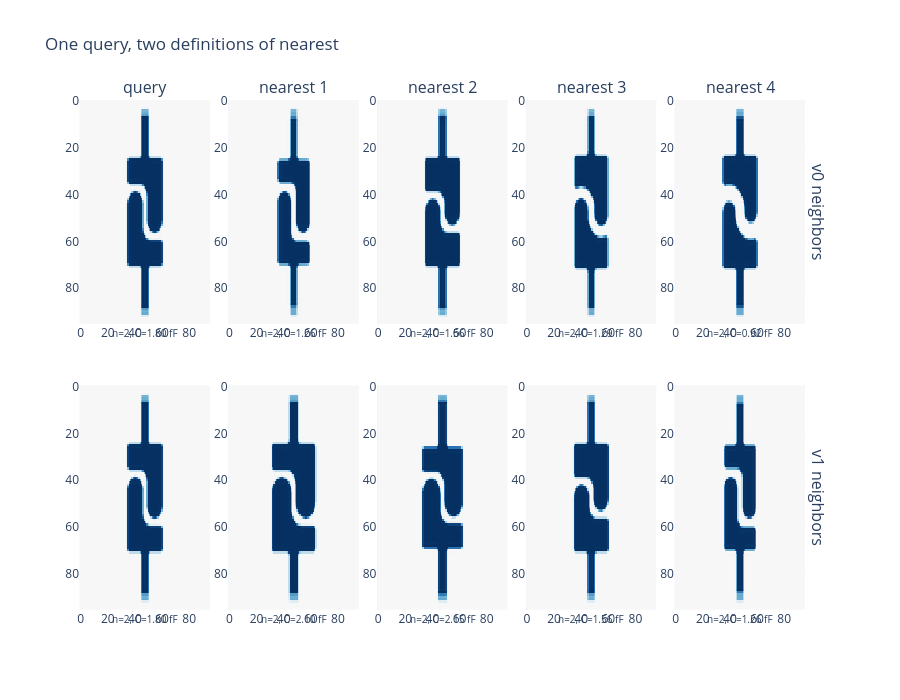

The cell this chart's notebook holds for it:
### Markdown cell above
## 6. Visual nearest-neighbor retrieval

Here one query design is held fixed. Each standard retrieves its four closest
neighbors from the same candidate pool. The displayed images are v0's transparent
bitmaps, used only as a common visualization canvas. Compare topology, finger count,
and capacitance in the hover labels.

### Code cell
query_index = sample_size // 2
query_id = sample.iloc[query_index]["layout_id"]
v0_scores = v0_matrix @ v0_matrix[query_index]
v1_scores = v1_matrix @ v1_matrix[query_index]
v0_scores[query_index] = -np.inf
v1_scores[query_index] = -np.inf
v0_neighbors = np.argsort(v0_scores)[-4:][::-1]
v1_neighbors = np.argsort(v1_scores)[-4:][::-1]

fig = make_subplots(
    rows=2,
    cols=5,
    row_titles=("v0 neighbors", "v1 neighbors"),
    column_titles=("query", "nearest 1", "nearest 2", "nearest 3", "nearest 4"),
    horizontal_spacing=0.025,
    vertical_spacing=0.12,
)
for row_number, neighbors in enumerate((v0_neighbors, v1_neighbors), start=1):
    indices = [query_index, *neighbors]
    for column_number, index in enumerate(indices, start=1):
        bitmap = v0_matrix[index, 11:].reshape(96, 96)
        fig.add_trace(
            go.Heatmap(z=bitmap, colorscale="RdBu", zmid=0, showscale=False, hoverinfo="skip"),
            row=row_number,
            col=column_number,
        )
        item = sample.iloc[index]
        axis_number = (row_number - 1) * 5 + column_number
        xref = "x domain" if axis_number == 1 else f"x{axis_number} domain"
        yref = "y domain" if axis_number == 1 else f"y{axis_number} domain"
        fig.add_annotation(
            x=0.5,
            y=-0.08,
            xref=xref,
            yref=yref,
            text=(
                f"n={item['geometry: finger_count']:.0f}, "
                f"C={item['capacitance: north_to_south (fF)']:.2f} fF"
            ),
            showarrow=False,
            font={"size": 10},
        )
fig.update_yaxes(autorange="reversed")
fig.update_layout(
    title="One query, two definitions of nearest",
    template="plotly_white",
    height=700,
    margin={"b": 90},
)
fig.show()

### Figure 1 — Plotly figure (JSON) as saved in the notebook; plotly's stock layout.template omitted (floating-point values rounded to 4 significant figures; data arrays with more than 128 entries replaced by an {"elided": "..."} marker saying what was removed)
{"data": [{"colorscale": [[0.0, "rgb(103,0,31)"], [0.1, "rgb(178,24,43)"], [0.2, "rgb(214,96,77)"], [0.3, "rgb(244,165,130)"], [0.4, "rgb(253,219,199)"], [0.5, "rgb(247,247,247)"], [0.6, "rgb(209,229,240)"], [0.7, "rgb(146,197,222)"], [0.8, "rgb(67,147,195)"], [0.9, "rgb(33,102,172)"], [1.0, "rgb(5,48,97)"]], "hoverinfo": "skip", "showscale": false, "type": "heatmap", "xaxis": "x", "yaxis": "y", "z": {"elided": "96x96 float values"}, "zmid": 0}, {"colorscale": [[0.0, "rgb(103,0,31)"], [0.1, "rgb(178,24,43)"], [0.2, "rgb(214,96,77)"], [0.3, "rgb(244,165,130)"], [0.4, "rgb(253,219,199)"], [0.5, "rgb(247,247,247)"], [0.6, "rgb(209,229,240)"], [0.7, "rgb(146,197,222)"], [0.8, "rgb(67,147,195)"], [0.9, "rgb(33,102,172)"], [1.0, "rgb(5,48,97)"]], "hoverinfo": "skip", "showscale": false, "type": "heatmap", "xaxis": "x2", "yaxis": "y2", "z": {"elided": "96x96 float values"}, "zmid": 0}, {"colorscale": [[0.0, "rgb(103,0,31)"], [0.1, "rgb(178,24,43)"], [0.2, "rgb(214,96,77)"], [0.3, "rgb(244,165,130)"], [0.4, "rgb(253,219,199)"], [0.5, "rgb(247,247,247)"], [0.6, "rgb(209,229,240)"], [0.7, "rgb(146,197,222)"], [0.8, "rgb(67,147,195)"], [0.9, "rgb(33,102,172)"], [1.0, "rgb(5,48,97)"]], "hoverinfo": "skip", "showscale": false, "type": "heatmap", "xaxis": "x3", "yaxis": "y3", "z": {"elided": "96x96 float values"}, "zmid": 0}, {"colorscale": [[0.0, "rgb(103,0,31)"], [0.1, "rgb(178,24,43)"], [0.2, "rgb(214,96,77)"], [0.3, "rgb(244,165,130)"], [0.4, "rgb(253,219,199)"], [0.5, "rgb(247,247,247)"], [0.6, "rgb(209,229,240)"], [0.7, "rgb(146,197,222)"], [0.8, "rgb(67,147,195)"], [0.9, "rgb(33,102,172)"], [1.0, "rgb(5,48,97)"]], "hoverinfo": "skip", "showscale": false, "type": "heatmap", "xaxis": "x4", "yaxis": "y4", "z": {"elided": "96x96 float values"}, "zmid": 0}, {"colorscale": [[0.0, "rgb(103,0,31)"], [0.1, "rgb(178,24,43)"], [0.2, "rgb(214,96,77)"], [0.3, "rgb(244,165,130)"], [0.4, "rgb(253,219,199)"], [0.5, "rgb(247,247,247)"], [0.6, "rgb(209,229,240)"], [0.7, "rgb(146,197,222)"], [0.8, "rgb(67,147,195)"], [0.9, "rgb(33,102,172)"], [1.0, "rgb(5,48,97)"]], "hoverinfo": "skip", "showscale": false, "type": "heatmap", "xaxis": "x5", "yaxis": "y5", "z": {"elided": "96x96 float values"}, "zmid": 0}, {"colorscale": [[0.0, "rgb(103,0,31)"], [0.1, "rgb(178,24,43)"], [0.2, "rgb(214,96,77)"], [0.3, "rgb(244,165,130)"], [0.4, "rgb(253,219,199)"], [0.5, "rgb(247,247,247)"], [0.6, "rgb(209,229,240)"], [0.7, "rgb(146,197,222)"], [0.8, "rgb(67,147,195)"], [0.9, "rgb(33,102,172)"], [1.0, "rgb(5,48,97)"]], "hoverinfo": "skip", "showscale": false, "type": "heatmap", "xaxis": "x6", "yaxis": "y6", "z": {"elided": "96x96 float values"}, "zmid": 0}, {"colorscale": [[0.0, "rgb(103,0,31)"], [0.1, "rgb(178,24,43)"], [0.2, "rgb(214,96,77)"], [0.3, "rgb(244,165,130)"], [0.4, "rgb(253,219,199)"], [0.5, "rgb(247,247,247)"], [0.6, "rgb(209,229,240)"], [0.7, "rgb(146,197,222)"], [0.8, "rgb(67,147,195)"], [0.9, "rgb(33,102,172)"], [1.0, "rgb(5,48,97)"]], "hoverinfo": "skip", "showscale": false, "type": "heatmap", "xaxis": "x7", "yaxis": "y7", "z": {"elided": "96x96 float values"}, "zmid": 0}, {"colorscale": [[0.0, "rgb(103,0,31)"], [0.1, "rgb(178,24,43)"], [0.2, "rgb(214,96,77)"], [0.3, "rgb(244,165,130)"], [0.4, "rgb(253,219,199)"], [0.5, "rgb(247,247,247)"], [0.6, "rgb(209,229,240)"], [0.7, "rgb(146,197,222)"], [0.8, "rgb(67,147,195)"], [0.9, "rgb(33,102,172)"], [1.0, "rgb(5,48,97)"]], "hoverinfo": "skip", "showscale": false, "type": "heatmap", "xaxis": "x8", "yaxis": "y8", "z": {"elided": "96x96 float values"}, "zmid": 0}, {"colorscale": [[0.0, "rgb(103,0,31)"], [0.1, "rgb(178,24,43)"], [0.2, "rgb(214,96,77)"], [0.3, "rgb(244,165,130)"], [0.4, "rgb(253,219,199)"], [0.5, "rgb(247,247,247)"], [0.6, "rgb(209,229,240)"], [0.7, "rgb(146,197,222)"], [0.8, "rgb(67,147,195)"], [0.9, "rgb(33,102,172)"], [1.0, "rgb(5,48,97)"]], "hoverinfo": "skip", "showscale": false, "type": "heatmap", "xaxis": "x9", "yaxis": "y9", "z": {"elided": "96x96 float values"}, "zmid": 0}, {"colorscale": [[0.0, "rgb(103,0,31)"], [0.1, "rgb(178,24,43)"], [0.2, "rgb(214,96,77)"], [0.3, "rgb(244,165,130)"], [0.4, "rgb(253,219,199)"], [0.5, "rgb(247,247,247)"], [0.6, "rgb(209,229,240)"], [0.7, "rgb(146,197,222)"], [0.8, "rgb(67,147,195)"], [0.9, "rgb(33,102,172)"], [1.0, "rgb(5,48,97)"]], "hoverinfo": "skip", "showscale": false, "type": "heatmap", "xaxis": "x10", "yaxis": "y10", "z": {"elided": "96x96 float values"}, "zmid": 0}], "layout": {"annotations": [{"font": {"size": 16}, "showarrow": false, "text": "query", "x": 0.088, "xanchor": "center", "xref": "paper", "y": 1.0, "yanchor": "bottom", "yref": "paper"}, {"font": {"size": 16}, "showarrow": false, "text": "nearest 1", "x": 0.289, "xanchor": "center", "xref": "paper", "y": 1.0, "yanchor": "bottom", "yref": "paper"}, {"font": {"size": 16}, "showarrow": false, "text": "nearest 2", "x": 0.49, "xanchor": "center", "xref": "paper", "y": 1.0, "yanchor": "bottom", "yref": "paper"}, {"font": {"size": 16}, "showarrow": false, "text": "nearest 3", "x": 0.691, "xanchor": "center", "xref": "paper", "y": 1.0, "yanchor": "bottom", "yref": "paper"}, {"font": {"size": 16}, "showarrow": false, "text": "nearest 4", "x": 0.892, "xanchor": "center", "xref": "paper", "y": 1.0, "yanchor": "bottom", "yref": "paper"}, {"font": {"size": 16}, "showarrow": false, "text": "v0 neighbors", "textangle": 90, "x": 0.98, "xanchor": "left", "xref": "paper", "y": 0.78, "yanchor": "middle", "yref": "paper"}, {"font": {"size": 16}, "showarrow": false, "text": "v1 neighbors", "textangle": 90, "x": 0.98, "xanchor": "left", "xref": "paper", "y": 0.22, "yanchor": "middle", "yref": "paper"}, {"font": {"size": 10}, "showarrow": false, "text": "n=2, C=1.80 fF", "x": 0.5, "xref": "x domain", "y": -0.08, "yref": "y domain"}, {"font": {"size": 10}, "showarrow": false, "text": "n=2, C=1.26 fF", "x": 0.5, "xref": "x2 domain", "y": -0.08, "yref": "y2 domain"}, {"font": {"size": 10}, "showarrow": false, "text": "n=2, C=1.56 fF", "x": 0.5, "xref": "x3 domain", "y": -0.08, "yref": "y3 domain"}, {"font": {"size": 10}, "showarrow": false, "text": "n=2, C=1.29 fF", "x": 0.5, "xref": "x4 domain", "y": -0.08, "yref": "y4 domain"}, {"font": {"size": 10}, "showarrow": false, "text": "n=2, C=0.92 fF", "x": 0.5, "xref": "x5 domain", "y": -0.08, "yref": "y5 domain"}, {"font": {"size": 10}, "showarrow": false, "text": "n=2, C=1.80 fF", "x": 0.5, "xref": "x6 domain", "y": -0.08, "yref": "y6 domain"}, {"font": {"size": 10}, "showarrow": false, "text": "n=2, C=2.10 fF", "x": 0.5, "xref": "x7 domain", "y": -0.08, "yref": "y7 domain"}, {"font": {"size": 10}, "showarrow": false, "text": "n=2, C=2.15 fF", "x": 0.5, "xref": "x8 domain", "y": -0.08, "yref": "y8 domain"}, {"font": {"size": 10}, "showarrow": false, "text": "n=2, C=1.56 fF", "x": 0.5, "xref": "x9 domain", "y": -0.08, "yref": "y9 domain"}, {"font": {"size": 10}, "showarrow": false, "text": "n=2, C=1.26 fF", "x": 0.5, "xref": "x10 domain", "y": -0.08, "yref": "y10 domain"}], "height": 700, "margin": {"b": 90}, "title": {"text": "One query, two definitions of nearest"}, "xaxis": {"anchor": "y", "domain": [0.0, 0.176]}, "xaxis10": {"anchor": "y10", "domain": [0.804, 0.98]}, "xaxis2": {"anchor": "y2", "domain": [0.201, 0.377]}, "xaxis3": {"anchor": "y3", "domain": [0.402, 0.578]}, "xaxis4": {"anchor": "y4", "domain": [0.603, 0.779]}, "xaxis5": {"anchor": "y5", "domain": [0.804, 0.98]}, "xaxis6": {"anchor": "y6", "domain": [0.0, 0.176]}, "xaxis7": {"anchor": "y7", "domain": [0.201, 0.377]}, "xaxis8": {"anchor": "y8", "domain": [0.402, 0.578]}, "xaxis9": {"anchor": "y9", "domain": [0.603, 0.779]}, "yaxis": {"anchor": "x", "autorange": "reversed", "domain": [0.56, 1.0]}, "yaxis10": {"anchor": "x10", "autorange": "reversed", "domain": [0.0, 0.44]}, "yaxis2": {"anchor": "x2", "autorange": "reversed", "domain": [0.56, 1.0]}, "yaxis3": {"anchor": "x3", "autorange": "reversed", "domain": [0.56, 1.0]}, "yaxis4": {"anchor": "x4", "autorange": "reversed", "domain": [0.56, 1.0]}, "yaxis5": {"anchor": "x5", "autorange": "reversed", "domain": [0.56, 1.0]}, "yaxis6": {"anchor": "x6", "autorange": "reversed", "domain": [0.0, 0.44]}, "yaxis7": {"anchor": "x7", "autorange": "reversed", "domain": [0.0, 0.44]}, "yaxis8": {"anchor": "x8", "autorange": "reversed", "domain": [0.0, 0.44]}, "yaxis9": {"anchor": "x9", "autorange": "reversed", "domain": [0.0, 0.44]}}}
